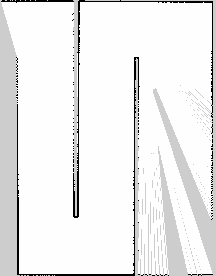
//> input picture catkin_ws/src/opencv_modrob/fonctionnel/map2.pgm, 216 x 276 px
$ ./rrt   (built with g++ and OpenCV 4)
//> lines starting //> are read from the running program, lines starting //| are printed output that depends on the picture; after the words box and inside, x2 and y2 are one past the last pixel; in counts of white or black regions, pixels touching at a corner belong together
### catkin_ws/src/opencv_modrob/btree.h
#include <stdlib.h>
#include <stdio.h>
#include <opencv2/opencv.hpp>

#include <opencv2/highgui/highgui.hpp>
#include <iostream>

struct node
{
  int key_value;
  node *left;
  node *right;
};


class btree
{
    public:
        btree();
        ~btree();

        void insert(int key);
        node *search(int key);
        void destroy_tree();
        node *getNode();

    private:
        void destroy_tree(node *leaf);
        void insert(int key, node *leaf);
        node *search(int key, node *leaf);

        node *root;
};


// [5 lines left out: function getNode, not called in this run]

btree::~btree()
{
  destroy_tree();
}

### catkin_ws/src/opencv_modrob/rrt.h
#include <stdlib.h>
#include <stdio.h>
#include <opencv2/opencv.hpp>

#include <opencv2/highgui/highgui.hpp>
#include <iostream>
#include "opencv/cv.h"
//#include "btree.h"

using namespace cv;
using namespace std;

int loadimage(char* chemin);

### catkin_ws/src/opencv_modrob/Btree.h
#include <stdlib.h>
#include <stdio.h>
#include <opencv2/opencv.hpp>

#include <opencv2/highgui/highgui.hpp>
#include <iostream>

using namespace std;

struct node
{
  int key_value;
  int nb_key=length(point_list);
  vector<node> point_list;
//  int pixel_x;
//  int pixel_y;
  cv::Point point;
};


class Btree
{

  private:
  //méthodes
          /*void destroy_tree(node *leaf);
          void insert(int key, node *leaf);
          node *search(int key, node *leaf);
          */
  //arguments
    node* root;


  public:
    Btree(node* node1 );
    //~Btree();

        /*void insert(int key);
        node *search(int key);
        void destroy_tree();
        */

    node* getNode(){
      return root;
    }

    int getNn_key(){
      return nb_key;
    }

    void setNb_key(int nb){
      this->nb_key=nb;
    }

    cv::Point getPoint(){
      return (*root).point;
    }

    ~Btree()
    {
      //destroy_tree();
    }
};

### catkin_ws/src/opencv_modrob/fonctionnel/rrt.h
#include <stdlib.h>
#include <stdio.h>
#include <opencv2/opencv.hpp>

#include <opencv2/highgui/highgui.hpp>
#include <iostream>
#include "opencv/cv.h"
//#include "btree.h"

using namespace cv;
using namespace std;

int loadimage(char* chemin);

### catkin_ws/src/opencv_modrob/fonctionnel/Node.h
#include <stdlib.h>
#include <stdio.h>
#include <opencv2/opencv.hpp>
#include <cmath>
#include <opencv2/highgui/highgui.hpp>
#include <iostream>
using namespace cv;
using namespace std;


class Node{
public:
    cv::Point point;
    int key_value;
    int order_value;
    std::vector<Node> node_linked;

  public:
      //constructeur et destructeur
      Node();
      Node(cv::Point point, int key_value, int order_value);
      ~Node(){}

      //fetter & setter
      cv::Point getPoint(){
        return point;
      }

      int getValNode(){
        return key_value;
      }

      int getValOder(){
        return order_value;
      }

      void  setKey(int key_value){
        this->key_value=key_value;
      }

      int getKey(){
        return key_value;
      }

      //récupère la longueur de la liste des noeuds liés
      int getlength(){
        return node_linked.size();
      }

      //récupère le noeud lié à la  position i
      Node& getNodeAt(int i){
        return node_linked[i];
      }

      void insert(Node node);


      //affiche tous les noeuds liés
      void afficher_liste_noeuds(){
        std::cout << "liste noeuds=";
        for (size_t i = 0; i< node_linked.size() ; i++) {
          std::cout << getNodeAt(i).getPoint() ;
        }
        std::cout << "" << '\n';
      }

      //recupere la liste des noeuds liés
      std::vector<Node>& get_linkedList(){
        return node_linked;

      }

      //trace les lignes entre tous les noeuds liés
      void draw_line(Mat img, int r, int g,int b);

      float get_distance( Node node2);

      int compare_node(Node node);

      int find_node(Node node1);

      //verifie que le pixel n'est pas blanc
      int needLink(Mat image){
          int val=int(image.at<uchar>(getPoint()) );
          int v= int(val==250);//210
          //std::cout << "point "<< getPoint()<<"pixel=" << v<<"val="<<val << '\n';
          if (v==0) {
              return 0;
          }
          else
            return 1 ;

      }

      // [5 lines left out: function noObstacle, not called in this run]

      std::vector<int> findEquation(Node node){
          std::vector<int> xyz;
          int a=node.getPoint().y - getPoint().y;
          int b=getPoint().x - node.getPoint().x;
          int c= a*getPoint().x + b*getPoint().y;
          xyz.push_back(a);
          xyz.push_back(b);
          xyz.push_back(c);

          return xyz;
      }


      cv::Point NewPos(Node node, int q , int width, int dir) {
          std::vector<int> xyz=findEquation(node);
          double x=0;
          double y=0;
          int x1=getPoint().x;
          int y1=getPoint().y;
          double a=xyz[0];
          double b=xyz[1];
          double c=xyz[2];
          double dif1=0;
          double dif2=0;
          int nb=0;
          double xf=0;
          double yf=0;
          double erreur=0;
          //std::cout << "xyz="<<a<<","<<b<<"," <<c<< '\n';
        //  float dist= sqrt(pow((0-x1),2)+pow((0-y1),2));
          bool cond=true;
          if(b==0){
                cond=false;
            //    std::cout << "b=0" << '\n';
            }
          double dist=0.0;
          for (size_t i = 0; i < width; i++) {
              if (cond){
                  //std::cout << "dans boucle" << '\n';
                  //std::cout << "xyz="<<a<<","<<b<<"," <<c<< '\n';
                  //std::cout << "q=" <<q<< '\n';
                  //std::cout << "["<<i <<","<<float(  (c-a*i)/b  )<<"]" << '\n';
                  //std::cout << "x1="<<x1<<", y1="<<y1 << '\n';

                  //(x2-x1)²
                  dif1=(x1-i)*(x1-i);
                  //(y2-y1)²
                  dif2=( y1 - ((c-a*i)/b) ) *( y1 - ((c-a*i)/b) );

                  //std::cout << "(x2-x1)²=" << dif1<< ", "<< "(y2-y1)²="<< dif2  << '\n';
                  dist=sqrt( dif1+ dif2  );
                  //std::cout << "dist_calculé ="<<dist << '\n';
                  //std::cout << "erreur="<< abs(dist-q) << '\n';
                  //std::cout <<"c="<<c<<",b="<<b<<",a="<<a<< ",x = "<<i <<", y = "<<(c-a*i)/b << "//"<< c-a*i<<"//"<< a/b<<'\n';
                  erreur=abs((double)dist-q);
                  //std::cout << "erreur= "<<(double)(dist-q) << '\n';
                  if(erreur<.5){
                    //  std::cout << "erreur= "<<(dist-(float)q) << '\n';
                      x=i;
                      y=(c-a*i)/b;
                      nb++;

                    //  std::cout << "found" << '\n';
                    //  cond=false;
                 }
                 //std::cout << "x="<<x<<",y="<<y << '\n';
                 if (dir==0 && x>getPoint().x){// si a droite
                        //std::cout << " node à droite" << '\n';
                         xf=x;
                         yf=y;

                 }
                 if (dir==1 && (x<getPoint().x)){// si a gauche
                        //std::cout << "node à gauche" << '\n';
                        xf=x;
                        yf=y;

                }

            }//fin cond


          }
          return Point(xf,yf);
      }

    int direction(Node node){
        int direction=getPoint().x-node.getPoint().x;
        if (direction<0)// node à droite
            return 0;
        else//node a gauche
            return 1;

      }


};

### catkin_ws/src/opencv_modrob/fonctionnel/Tree.h
#ifndef TREE_H
#define TREE_H
#pragma once
#include <stdlib.h>
#include <stdio.h>
#include <opencv2/opencv.hpp>
#include <opencv2/highgui/highgui.hpp>
#include <cmath>
#include <iostream>
#include "Node.h"

//#include "fct_comp.h"
using namespace cv;
using namespace std;

class Tree{

public:
  std::vector<Node> list_node;
  Node first_node;

public:
  Tree();
  Tree(Node node);


  Node& getFirstNode(){
    return first_node;
  }

  int getlength(){
    return list_node.size();
  }

  ~Tree();

  void insert(Node node);

  int getClosest(Node node);

  vector<Node> getList(){
    return list_node;
  };

  Node& getNodeAt(int i){
    return list_node[i];
  }

  void afficher_arbre(){
    std::cout << "arbre=" << '\n';
    for (size_t i = 0; i< list_node.size() ; i++) {
      std::cout << getNodeAt(i).getPoint() << '\n';
    }
  }

  void afficher_liste_noeuds_linked(){
      std::cout << "afficher liste des noeuds liés" << '\n';
    for (size_t i = 0; i < list_node.size(); i++) {
      std::cout<< "node["<<i << "]"<<getNodeAt(i).getPoint();
      getNodeAt(i).afficher_liste_noeuds();
    }
  }

  void draw_line_tree(Mat image);

  //std::vector<int>& chemin(Node node0, Node node_final);
  void chemin(std::vector<int>& indices, Node node0, Node node_final);

  int find_elem(std::vector<int> vect, int k){
      // Check if the element k is in vector
      std::vector<int>::iterator it = std::find(vect.begin(), vect.end(), k);
      if (it != vect.end()){
          //std::cout << "Element Found" << std::endl;
          return 1;
      }
      else{
         // std::cout << "Element Not Found" << std::endl;
          return 0;
      }
      waitKey(0);
  }


    void affiche_vect(std::vector<int> v){
      std::cout << "vect=[" << '\n';
      for (size_t i = 0; i <v.size() ; i++) {
          std::cout << v[i] << ",";
      }
      std::cout << "]" << '\n';
      std::cout    << '\n';
    }


    void draw_pathway(Mat image, std::vector<int> vect_indices);


    void drawPoint(Mat image ){
        for (size_t i = 0; i < getlength(); i++) {
            circle(image, getNodeAt(i).getPoint(),5, Scalar(255,0,00),-1);
        }
    }

};

/*

*/
#endif

### catkin_ws/src/opencv_modrob/fonctionnel/Node.cpp

#include <stdlib.h>
#include <stdio.h>
#include <opencv2/opencv.hpp>
#include <cmath>
#include <opencv2/highgui/highgui.hpp>
#include <iostream>
#include "Node.h"
using namespace cv;
using namespace std;

Node::Node(){

}

Node::Node( cv::Point point, int key_value, int order_value){
    this->key_value=key_value;
    this->order_value=order_value;
    this->point=point;
  //this->node_linked=NULL;

}

void Node::insert(Node node){
//  list_node.insert(list_node.begin(), pos, node);
    node_linked.push_back(node);
}

//calcule la distance entre 2 nodes
float Node::get_distance(Node node2){
    int x1=getPoint().x;
    int y1=getPoint().y;
    int x2=node2.getPoint().x;
    int y2=node2.getPoint().y;
    int dist= sqrt(pow((x2-x1),2)+pow((y2-y1),2));
    return dist;

}


// [9 lines left out: function draw_line, not called in this run]


/*int Node::find_node_in_linked_list(Node node){
	std::vector<int>::iterator it = std::find(get_linkedList().begin(), get_linkedList().end(), node.get);
	if (it != vecOfNums.end())
		std::cout << "Element Found" << std::endl;
	else
		std::cout << "Element Not Found" << std::endl;

	// Get index of element from iterator
	int index = std::distance(vecOfNums.begin(), it);
	std::cout << index << std::endl;
	return index;


}*/

int Node::compare_node(Node node){
    if(node.getPoint()==getPoint())
      return 1;
    else
      return 0;
}

int Node::find_node(Node node1){
    for (size_t i = 0; i < get_linkedList().size(); i++) {
        //std::cout << "i find node =" <<i << '\n';
        if(getNodeAt(i).compare_node(node1)==1){
            //std::cout << "we find it" << '\n';
            return 1;
        }
    }
   return 0;
}

### catkin_ws/src/opencv_modrob/fonctionnel/Tree.cpp

#include <stdlib.h>
#include <stdio.h>
#include <opencv2/opencv.hpp>
#include <cmath>
#include <opencv2/highgui/highgui.hpp>
#include <iostream>

#include "Tree.h"
using namespace cv;
using namespace std;

/*
Tree::Tree(){

}*/

Tree::Tree(){

}
Tree::Tree(Node node){
  this->first_node=node;
  this->list_node.push_back(node);

}

int Tree::getClosest(Node node){
    int x_a,y_a,x_n,y_n, x_f,y_f;
    x_n=node.getPoint().x;
    y_n=node.getPoint().y;

    x_f=first_node.getPoint().x;
    y_f=first_node.getPoint().y;
    int dist= sqrt(pow((x_f-x_n),2)+pow((y_f-y_n),2));
    //abs(first_node.getPoint().x-node.getPoint().x);

    int key_val=0;
    for (size_t i = 0; i < this->list_node.size(); i++) {
          x_a=this->list_node[i].getPoint().x;
          y_a=this->list_node[i].getPoint().y;
          x_n=node.getPoint().x;
          y_n=node.getPoint().y;
          if ( dist > sqrt(pow((x_a-x_n),2)+pow((y_a-y_n),2))  ){
              key_val=i;
              dist=sqrt(pow((x_a-x_n),2)+pow((y_a-y_n),2));
          }
    }
    //return list_node[key_val];
    return key_val;
}


void Tree::insert(Node node){
//  list_node.insert(list_node.begin(), pos, node);
    list_node.push_back(node);
}

Tree::~Tree(){
}

//draw line
// [5 lines left out: function draw_line_tree, not called in this run]


void Tree::chemin(std::vector<int>& indices, Node node0, Node node_final){
    std::vector<int> vect_ind;
    Node node_cmp=node_final;
    bool reach=false;
    int it=0;
    int found=0;
    vect_ind.push_back(getlength()-1);
//    affiche_vect(indices);
    while ((reach==false)){
        //std::cout << "reach="<<reach << '\n';
//        affiche_vect(vect_ind);
        found=0;
        for (size_t i = 0; i < getlength(); i++) {
            if (found==0){
//                std::cout << "arbre  ["<<i <<"]"<< '\n';
                it=0;
                it=getNodeAt(i).find_node(node_cmp);
                if(it==0){
//                        std::cout << "not found" << '\n';
                }
                else if (it==1){
//                    std::cout << "FOUND IT" << '\n';
                    vect_ind.push_back(i);
                    node_cmp=getNodeAt(i);
                    found=1;

                }
            }

        }
        if (find_elem(vect_ind,0)==1){
            std::cout << "0 present" << '\n';
            reach=true;
        }


            //    waitKey(0);
        //std::cout << "it =" << it<< '\n';
        //std::cout<<"size=" << vect_ind.size() << '\n';
    /*
      //  it=2;
        std::cout << "node cmp=" << node_cmp.getPoint()<< '\n';
        std::cout  << '\n';
        */
      }
      affiche_vect(vect_ind);
      indices=vect_ind;
      return ;//vect_ind;

}

void Tree::draw_pathway(Mat image, std::vector<int> vect_indices){
    for (size_t i = 0; i <vect_indices.size()-1; i++) {
      line(image, getNodeAt(vect_indices[i]).getPoint(),getNodeAt(vect_indices[i+1]).getPoint(), Scalar(0,0,255), 2, 8, 0);
      //std::cout << "taille=" << vect_indices.size();
      //getNodeAt(vect_indices[i]).draw_line(image,0, 0, 255 );
  }
}

### catkin_ws/src/opencv_modrob/fonctionnel/rrt.cpp
#include <cstdlib>
#include <unistd.h>
#include <stdlib.h>
#include <stdio.h>
#include <opencv2/opencv.hpp>
#include <opencv2/highgui/highgui.hpp>
#include <time.h>
#include <iostream>
#include <cmath>
#include "opencv/cv.h"
#include "Tree.h"
#include "rrt.h"

using namespace cv;
using namespace std;

Mat image, img_grey, img_bin;
int width, height;

int x_rand[10], y_rand[10];


int main( int argc, char** argv )
{
    srand (time(NULL));
    char chemin[]="map2.pgm";
    loadimage(chemin);
//> in loadimage, image is the input picture: 276 rows x 216 cols, CV_8UC3; min 0, max 254, mean 237.3
//> in loadimage, `threshold(img_grey, img_bin,30,210,THRESH_BINARY_INV    );`:
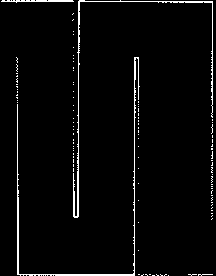
//> img_bin: 276 rows x 216 cols, CV_8UC1; values 0 (black) and 210 (white), 3.2% white in thin lines or dots

    //initialisation de l'arbre et des points de départ et d'arrivé
    Point point1(50,50);
    Node node1(point1,0,0);
    Tree tree1(node1);
    Node node2(Point(150,150),1,1);
    Node node3(Point(152,5),1,1);
    Node node_final(Point(300,300),1,1);

    //indice du node le plus proche
    int closest_node, closest_node2;

    Node new_node;// point aléatoire
    Node node_added;//point reellement ajouté
    bool reached=false;//condition de fin de boucle (si le nouveau point aux alentours du point finale)
    namedWindow( "Display window", WINDOW_AUTOSIZE );
    // dilatation
    Mat element1 = getStructuringElement( MORPH_ELLIPSE,Size( 10,10),Point(-1,-1) );
    dilate(img_bin, img_bin, element1, Point(-1,-1), 1, BORDER_CONSTANT);
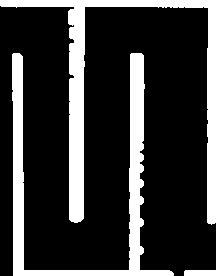
//> img_bin: 276 rows x 216 cols, CV_8UC1; values 0 (black) and 210 (white), 21.7% white; 3 white regions, box (x1, y1, x2, y2) and area: (0, 0, 216, 225) 6677, (12, 53, 174, 276) 6077, (184, 270, 216, 276) 191

    Point new_point;
    int q=10;

    int i=1;
    int dir=0;
  //  std::vector<Point> vect_point;

    while(!reached){


        new_node=Node( Point(rand()%width, rand()%height),i,i );
    //    std::cout << "width="<<width << '\n';
    //    std::cout << "rand node ="<<new_node.getPoint() << '\n';
        //si pixel noir==pas sur un ostacle


        //else
        //    std::cout << "SUR NOIR" << '\n';

/////////////////////////////////////////////////////
        closest_node=tree1.getClosest(new_node);
        //circle(image, new_node.getPoint(),5, Scalar(0,255,255),-1);
    //    std::cout << "closest node ="<<tree1.getNodeAt(closest_node).getPoint() << '\n';

    //    std::vector<int> v=node1.findEquation(node2);
    //    tree1.affiche_vect(v);

        dir=tree1.getNodeAt(closest_node).direction(new_node);

        if (dir==1){
            //std::cout << "gauche"<< '\n';
        }

        if (dir==0){
            //std::cout << "droite" << '\n';
        }
        new_point=tree1.getNodeAt(closest_node).NewPos(new_node, q, width, dir);
        //circle(image, new_point,5, Scalar(0,255,255),-1);

        if (new_point.x==0 && new_point.y==0){
        //    std::cout << "no point" << '\n';
        }
        else{
        //    std::cout << "new point ="<< new_point << '\n';
            node_added=Node(new_point,i,i );
            if(node_added.needLink(img_bin)==0){


            if( node_added.get_distance(node2)<10  ){
                reached=true;
                std::cout << "REACH" << '\n';
                node_added.insert(node2);
            }
            tree1.insert(node_added);
            tree1.getNodeAt(closest_node).insert(node_added);

            //affichage
        //    circle(image, new_node.getPoint(),5, Scalar(0,255,255),-1);
            circle(image, node_added.getPoint(),5, Scalar(0,255,255),-1);
        //    line(image, new_node.getPoint(), tree1.getNodeAt(closest_node).getPoint(), Scalar(0,0,0), 2, 8, 0);
        //    line(image, new_node.getPoint(), node_added.getPoint(), Scalar(0,0,0), 2, 8, 0);

            /*if (tree1.getNodeAt(closest_node).getPoint()==node2.getPoint()){
                reached=true;
                std::cout << "REACH" << '\n';
                std::cout << " closest_node="<<tree1.getNodeAt(closest_node).getPoint()<<"// node finale= "<<node2.getPoint() << '\n';
                node_added.insert(node2);
            }*/

        }//fin else


/////////////////////////////////////////////////////
          if(reached==true){
              //node_added.insert(node2);
              std::cout << "fin "<<node_added.getNodeAt(0).getPoint()<< '\n';
             // tree1.getNodeAt(closest_node).insert(node_added);
              tree1.insert(node2);
          }
//////////////////////////////////////////////////////

          //tree1.getNodeAt(closest_node).afficher_liste_noeuds();
          circle(image, node1.getPoint(),5, Scalar(0,0,255),-1);
          circle(image, node2.getPoint(),5, Scalar(0,255,0),-1);
          //circle(image, tree1.getNodeAt(i).getPoint(),5, Scalar(255,0,00),-1);
      }
          imshow( "Display window", image );

          //waitKey(0);
          i++;
          tree1.drawPoint(image);
        //  tree1.draw_line_tree(image);
          //waitKey(10);
          //tree1.afficher_arbre();

    }//fin while
//> this loop made 63 passes
//> val in needLink on passes 1, 2, 3, 4, 6, 7, 8, 9, 11, 12, 14, 15: 0, 0, 210, 0, 0, 210, 0, 0, 210, 210, 0, 0
//> pass 1, `imshow( "Display window", image );`:
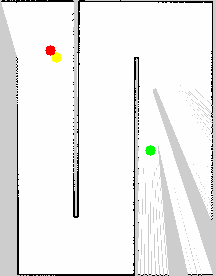
//> window 'Display window': 276 rows x 216 cols, CV_8UC3; mean B, G, R 236.2, 236.9, 236.9
//> pass 1, `tree1.drawPoint(image);`:
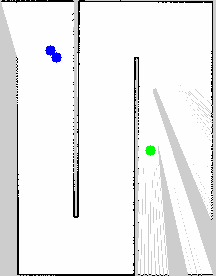
//> image: 276 rows x 216 cols, CV_8UC3; 0.4% of pixels changed, all inside (x1, y1, x2, y2) = (45, 45, 156, 156)
//> pass 2, `imshow( "Display window", image );`:
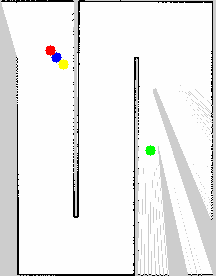
//> window 'Display window': 276 rows x 216 cols, CV_8UC3; mean B, G, R 236.2, 236.6, 236.6
//> after the loop:
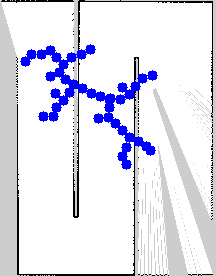
//> image: 276 rows x 216 cols, CV_8UC3; mean B, G, R 237.7, 223.8, 223.8

    imshow( "Display window", image );
    waitKey(0);

    tree1.drawPoint(image);
    waitKey(0);
    std::vector<int> indices;
    tree1.chemin(indices, node1, node2);
//> the loop in affiche_vect, `for (size_t i = 0; i <v.size() ; i++)` made 18 passes
//| 41,40,29,25,22,20,19,17,
//> (output is shown up to pass 8 of 18)
    //tree1.afficher_liste_noeuds_linked();
    tree1.draw_pathway(image, indices) ;
//> the loop in draw_pathway, `for (size_t i = 0; i <vect_indices.size()-1; i++)` made 17 passes
//> after the loop in draw_pathway, `for (size_t i = 0; i <vect_indices.size()-1; i++)`:
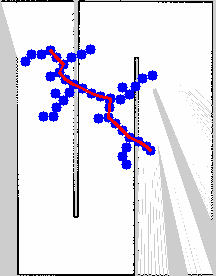
//> image: 276 rows x 216 cols, CV_8UC3; 0.83% of pixels changed, all inside (x1, y1, x2, y2) = (49, 49, 152, 152)

    imshow("bin", img_bin);
    waitKey(0);
    /**********************************************************/

    //affiche les noeuds liés a chaque noeuds
    tree1.afficher_liste_noeuds_linked();
    //affiche arbre complet
    tree1.afficher_arbre();


    /*********************************************************/
    //affiche fenetre
    imshow( "Display window", image );
    // Show our image inside it.
    //imshow("gris", img_grey);
    imshow("bin", img_bin);
    waitKey(0);                              // Wait for a keystroke in the window

    return 0;
}

/*******************************************************************************/
//charge image
int loadimage(char* chemin){

  image = imread(chemin , CV_LOAD_IMAGE_COLOR);   // Read the file
  cvtColor(image, img_grey,COLOR_BGR2GRAY); //On passe l'image en niveau de gris
	threshold(img_grey, img_bin,30,210,THRESH_BINARY_INV    );
	//30,210

  width=image.size().width;
  height=image.size().height;


  return 0;

}

$ run again, with catkin_ws/src/opencv_modrob/fonctionnel/maptest.pgm copied over catkin_ws/src/opencv_modrob/fonctionnel/map2.pgm
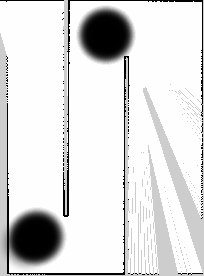
//> input picture catkin_ws/src/opencv_modrob/fonctionnel/maptest.pgm, 204 x 276 px
//> in loadimage, image is the input picture: 276 rows x 204 cols, CV_8UC3; min 0, max 254, mean 220.5
//> `dilate(img_bin, img_bin, element1, Point(-1,-1), 1, BORDER_CONSTANT);`:
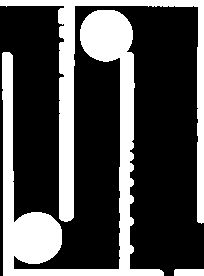
//> img_bin: 276 rows x 204 cols, CV_8UC1; values 0 (black) and 210 (white), 29.7% white; 3 white regions, box (x1, y1, x2, y2) and area: (2, 10, 164, 276) 10530, (0, 0, 204, 224) 5957, (174, 269, 204, 276) 209
//> the loop `while(!reached)` made 173 passes
//> val in needLink on passes 2, 3, 5, 7, 8, 10, 11, 12: 0, 210, 0, 0, 210, 210, 210, 0
//> the loop in affiche_vect, `for (size_t i = 0; i <v.size() ; i++)` made 21 passes
//| 83,82,70,69,61,
//> (output is shown up to pass 5 of 21)
//> the loop in draw_pathway, `for (size_t i = 0; i <vect_indices.size()-1; i++)` made 20 passes
//> after the loop in draw_pathway, `for (size_t i = 0; i <vect_indices.size()-1; i++)`:
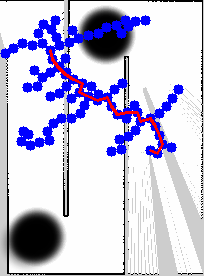
//> image: 276 rows x 204 cols, CV_8UC3; mean B, G, R 221.5, 194.7, 197.2
